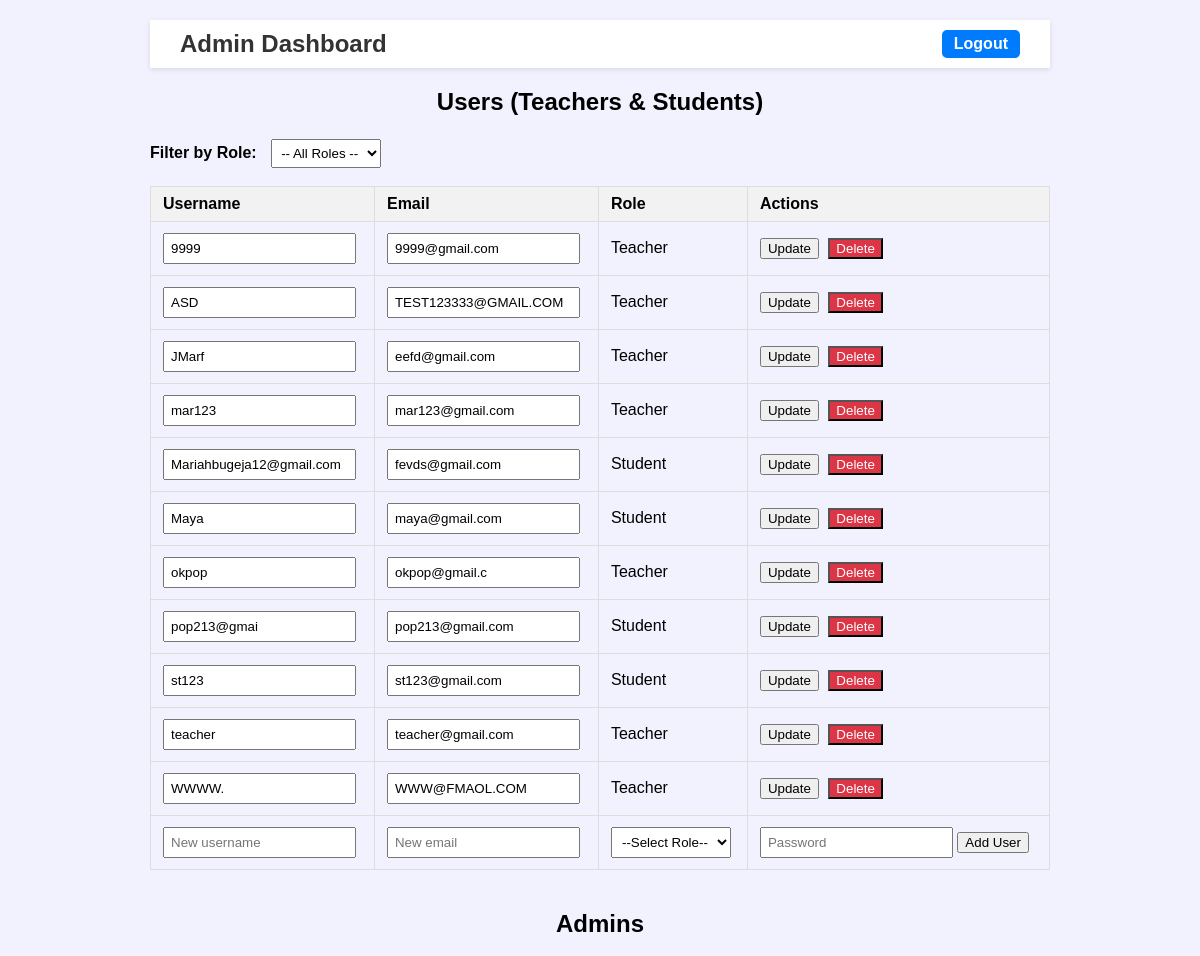
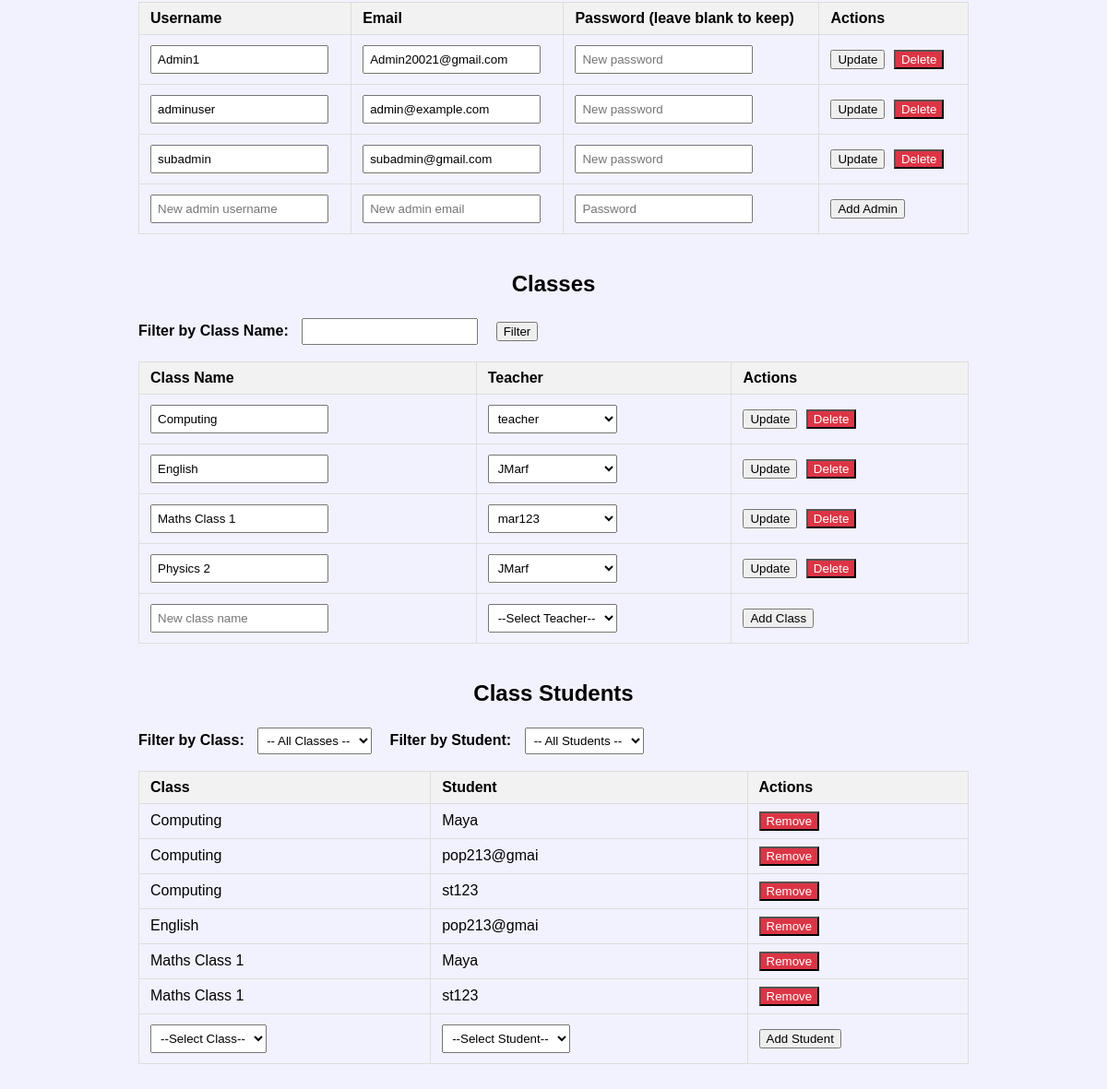
Page /admin_dashboard.php (signed in) on the committed database (2 pictures, top to bottom).
### tables this page shows
CREATE TABLE `users` (
  `user_id` int(11) NOT NULL,
  `username` varchar(100) NOT NULL,
  `password` varchar(255) NOT NULL,
  `role` enum('admin','teacher','student') NOT NULL,
  `email` varchar(255) NOT NULL
);

CREATE TABLE `Classes` (
  `class_id` int(11) NOT NULL,
  `class_name` varchar(255) NOT NULL,
  `teacher_id` int(11) NOT NULL
);

CREATE TABLE `teachers` (
  `teacher_id` int(11) NOT NULL,
  `user_id` int(11) NOT NULL
);

CREATE TABLE `class_student` (
  `id` int(11) NOT NULL,
  `class_id` int(11) NOT NULL,
  `student_id` int(11) NOT NULL
);

### admin_dashboard.php (the view, shortened to what this page needs)
<?php
include_once __DIR__ . '/includes/db.php';
include __DIR__ . '/includes/header_admin.php';
$class_filter_name = $_GET['class_name'] ?? '';
$users = [];
$user_sql = "SELECT u.user_id, u.username, u.email, u.role,
    COALESCE(t.teacher_id, 0) AS teacher_id, COALESCE(s.student_id, 0) AS student_id
    FROM users u
    LEFT JOIN teachers t ON u.user_id = t.user_id
    LEFT JOIN students s ON u.user_id = s.user_id
    WHERE u.role IN ('teacher', 'student')";
$user_sql .= " ORDER BY u.username";
$stmt = $conn->prepare($user_sql);
if ($stmt) {
    $stmt->execute();
    $result = $stmt->get_result();
    while ($row = $result->fetch_assoc()) {
        $users[] = $row;
    }
}
$admins = [];
$admin_sql = "SELECT a.admin_id, u.user_id, u.username, u.email
              FROM admin a
              JOIN users u ON a.user_id = u.user_id
              ORDER BY u.username";
$result = $conn->query($admin_sql);
if ($result) {
    while ($row = $result->fetch_assoc()) {
        $admins[] = $row;
    }
}
$classes = [];
$class_sql = "SELECT c.class_id, c.class_name, c.teacher_id, u.username AS teacher_name
    FROM classes c
    LEFT JOIN teachers t ON c.teacher_id = t.teacher_id
    LEFT JOIN users u ON t.user_id = u.user_id
    WHERE 1=1";
$class_sql .= " ORDER BY c.class_name";
$stmt = $conn->prepare($class_sql);
if ($stmt) {
    $stmt->execute();
    $result = $stmt->get_result();
    while ($row = $result->fetch_assoc()) {
        $classes[] = $row;
    }
}
$teachers = [];
$result = $conn->query("SELECT t.teacher_id, u.username FROM teachers t JOIN users u ON t.user_id = u.user_id ORDER BY u.username");
if ($result) {
    while ($row = $result->fetch_assoc()) {
        $teachers[] = $row;
    }
}
$class_students = [];
$cs_sql = "SELECT cs.id, cs.class_id, cs.student_id, c.class_name, u.username AS student_name
    FROM class_student cs
    JOIN classes c ON cs.class_id = c.class_id
    JOIN students s ON cs.student_id = s.student_id
    JOIN users u ON s.user_id = u.user_id
    WHERE 1=1";
$cs_sql .= " ORDER BY c.class_name, u.username";
$stmt = $conn->prepare($cs_sql);
if ($stmt) {
    $stmt->execute();
    $result = $stmt->get_result();
    while ($row = $result->fetch_assoc()) {
        $class_students[] = $row;
    }
}
?>
<!DOCTYPE html>
<html lang="en">
<head>
</head>
<body>
<h2>Users (Teachers & Students)</h2>
<form method="get" class="filter-form">
    <label for="user_role">Filter by Role:</label>
    <select id="user_role" name="user_role" onchange="this.form.submit()">
        <option value="">-- All Roles --</option>
    </select>
</form>
<table>
    <thead>
        <tr>
            <th>Username</th><th>Email</th><th>Role</th><th>Actions</th>
        </tr>
    </thead>
    <tbody>
        <?php foreach ($users as $user): ?>
        <tr>
            <form method="post" class="inline" action="">
                <td><input type="text" name="username" value="<?= htmlspecialchars($user['username']) ?>" required /></td>
                <td><input type="email" name="email" value="<?= htmlspecialchars($user['email']) ?>" required /></td>
                <td><?= htmlspecialchars(ucfirst($user['role'])) ?></td>
                <td>
                    <button type="submit">Update</button>
            </form>
            <form method="post" class="inline" action="" onsubmit="return confirm('Are you sure you want to delete this user?');">
                <button type="submit" style="background-color:#dc3545; color:#fff;">Delete</button>
            </form>
        </tr>
        <?php endforeach; ?>
        <tr>
            <form method="post" action="">
                <td><input type="text" name="username" required placeholder="New username" /></td>
                <td><input type="email" name="email" required placeholder="New email" /></td>
                <td>
                    <select name="role" required>
                        <option value="">--Select Role--</option>
                    </select>
                </td>
                <td><input type="password" name="password" required placeholder="Password" />
                    <button type="submit">Add User</button></td>
            </form>
        </tr>
    </tbody>
</table>
<h2>Admins</h2>
<table>
    <thead>
        <tr>
            <th>Username</th><th>Email</th><th>Password (leave blank to keep)</th><th>Actions</th>
        </tr>
    </thead>
    <tbody>
        <?php foreach ($admins as $admin): ?>
        <tr>
            <form method="post" class="inline" action="">
                <td><input type="text" name="username" value="<?= htmlspecialchars($admin['username']) ?>" required /></td>
                <td><input type="email" name="email" value="<?= htmlspecialchars($admin['email']) ?>" required /></td>
                <td><input type="password" name="password" placeholder="New password" autocomplete="new-password" /></td>
                <td>
                    <button type="submit">Update</button>
            </form>
            <form method="post" class="inline" action="" onsubmit="return confirm('Are you sure you want to delete this admin?');">
                <button type="submit" style="background-color:#dc3545; color:#fff;">Delete</button>
            </form>
        </tr>
        <?php endforeach; ?>
        <tr>
            <form method="post" action="">
                <td><input type="text" name="username" required placeholder="New admin username" /></td>
                <td><input type="email" name="email" required placeholder="New admin email" /></td>
                <td><input type="password" name="password" required placeholder="Password" /></td>
                <td>
                    <button type="submit">Add Admin</button>
                </td>
            </form>
        </tr>
    </tbody>
</table>
<h2>Classes</h2>
<form method="get" class="filter-form">
    <label for="class_name">Filter by Class Name:</label>
    <input type="text" id="class_name" name="class_name" value="<?= htmlspecialchars($class_filter_name) ?>" />
    <button type="submit">Filter</button>
</form>
<table>
    <thead>
        <tr>
            <th>Class Name</th><th>Teacher</th><th>Actions</th>
        </tr>
    </thead>
    <tbody>
        <?php foreach ($classes as $class): ?>
        <tr>
            <form method="post" class="inline" action="">
                <td><input type="text" name="class_name" value="<?= htmlspecialchars($class['class_name']) ?>" required /></td>
                <td>
                    <select name="teacher_id" required>
                        <?php foreach ($teachers as $teacher): ?>
                            <option value="<?= $teacher['teacher_id'] ?>" <?= $teacher['teacher_id'] == $class['teacher_id'] ? 'selected' : '' ?>>
                                <?= htmlspecialchars($teacher['username']) ?>
                            </option>
                        <?php endforeach; ?>
                    </select>
                </td>
                <td>
                    <button type="submit">Update</button>
            </form>
            <form method="post" class="inline" action="" onsubmit="return confirm('Delete this class?');">
                <button type="submit" style="background-color:#dc3545; color:#fff;">Delete</button>
            </form>
        </tr>
        <?php endforeach; ?>
        <tr>
            <form method="post" action="">
                <td><input type="text" name="class_name" required placeholder="New class name" /></td>
                <td>
                    <select name="teacher_id" required>
                        <option value="">--Select Teacher--</option>
                    </select>
                </td>
                <td><button type="submit">Add Class</button></td>
            </form>
        </tr>
    </tbody>
</table>
<h2>Class Students</h2>
<form method="get" class="filter-form">
    <label for="sc_class">Filter by Class:</label>
    <select id="sc_class" name="sc_class" onchange="this.form.submit()">
        <option value="">-- All Classes --</option>
    </select>
    <label for="sc_student">Filter by Student:</label>
    <select id="sc_student" name="sc_student" onchange="this.form.submit()">
        <option value="">-- All Students --</option>
    </select>
</form>
<table>
    <thead>
        <tr>
            <th>Class</th><th>Student</th><th>Actions</th>
        </tr>
    </thead>
    <tbody>
        <?php foreach ($class_students as $cs): ?>
        <tr>
            <td><?= htmlspecialchars($cs['class_name']) ?></td>
            <td><?= htmlspecialchars($cs['student_name']) ?></td>
            <td>
                <form method="post" action="" onsubmit="return confirm('Remove this student from the class?');" style="display:inline-block;">
                    <button type="submit" style="background-color:#dc3545; color:#fff;">Remove</button>
                </form>
            </td>
        </tr>
        <?php endforeach; ?>
        <tr>
            <form method="post" action="">
                <td>
                    <select name="class_id" required>
                        <option value="">--Select Class--</option>
                    </select>
                </td>
                <td>
                    <select name="student_id" required>
                        <option value="">--Select Student--</option>
                    </select>
                </td>
                <td><button type="submit">Add Student</button></td>
            </form>
        </tr>
    </tbody>
</table>
</body>
</html>

### includes/header_admin.php (style rules this page uses)
body { font-family: Arial, sans-serif; margin: 0; background: #f2f2ff; }

### admin_dashboard.php (style rules this page uses)
body { font-family: Arial, sans-serif; max-width: 900px; margin: 20px auto; }
h1, h2 { text-align: center; }
table { width: 100%; border-collapse: collapse; margin-bottom: 40px; }
th, td { padding: 8px 12px; border: 1px solid #ddd; text-align: left; }
th { background-color: #f2f2f2; }
form.inline { display: inline-block; margin: 0 5px; }
input, select { padding: 6px; margin: 3px 0; }
button { cursor: pointer; }
.filter-form { margin-bottom: 15px; }
.filter-form label { margin-right: 10px; font-weight: bold; }
.filter-form select, .filter-form input[type="text"] { padding: 5px; margin-right: 15px; }

### rows in the picture
users: username "9999", email "9999@gmail.com", role "Teacher"
users: username "ASD", email "TEST123333@GMAIL.COM", role "Teacher"
users: username "JMarf", email "eefd@gmail.com", role "Teacher"
users: username "mar123", email "mar123@gmail.com", role "Teacher"
users: username "Mariahbugeja12@gmail.com", email "fevds@gmail.com", role "Student"
users: username "Maya", email "maya@gmail.com", role "Student"
users: username "okpop", email "okpop@gmail.c", role "Teacher"
users: username "pop213@gmai", email "pop213@gmail.com", role "Student"
users: username "st123", email "st123@gmail.com", role "Student"
users: username "teacher", email "teacher@gmail.com", role "Teacher"
users: username "WWWW.", email "WWW@FMAOL.COM", role "Teacher"
classes: class_name "Computing", teacher_id "teacher"
classes: class_name "English", teacher_id "JMarf"
classes: class_name "Maths Class 1", teacher_id "mar123"
classes: class_name "Physics 2", teacher_id "JMarf"
class_student: class.class_name "Computing", users.username "Maya"
class_student: class.class_name "Computing", users.username "pop213@gmai"
class_student: class.class_name "Computing", users.username "st123"
class_student: class.class_name "English", users.username "pop213@gmai"
class_student: class.class_name "Maths Class 1", users.username "Maya"
class_student: class.class_name "Maths Class 1", users.username "st123"
